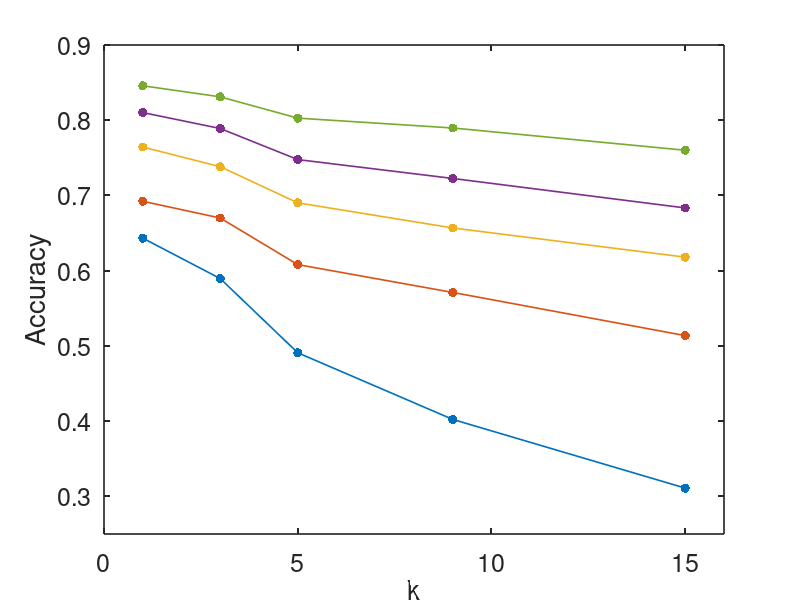

This figure's MATLAB source: (Note: this script raises an error after producing the figure.)
k = [1 3 5 9 15]; % row
limit = [50 100 200 300 500]; % column

accuracy = [0.643300 0.692300 0.764400 0.810200 0.845800;
    0.589500 0.670000 0.738200 0.789000 0.831100;
    0.490900 0.608100 0.690200 0.747700 0.802800;
    0.402300 0.571100 0.656800 0.722600 0.789700;
    0.311000 0.513700 0.618000 0.683400 0.760100];


plot(k,accuracy, '.-', 'linewidth', 1.2, 'MarkerSize',20);

set(gcf, 'color', 'w');
set(gca, 'fontsize', 18, 'linewidth', 1.2, 'xlim', [0, 16], 'ylim', [.25 .9]);
xlabel('k');
ylabel('Accuracy');

figdir = '/Users/clinpsywoo/github/ml-hw/knn/Wani_analysis';
cd(figdir);

try
    pagesetup(gcf);
    saveas(gcf, 'figure.pdf');
catch
    pagesetup(gcf);
    saveas(gcf, 'figure.pdf');
end


%%

sepplot(k,accuracy)


    
conf = [7,9;
    9,4;
    5,3;
    4,9;
    4,9;
    7,9;
    5,3;
    5,3;
    5,3;
    4,9;
    7,9;
    2,1;
    7,9;
    5,3;
    4,9;
    7,9;
    2,1;
    7,9;
    5,3;
    2,1;
    7,9;
    2,1;
    7,9;
    2,1;
    2,1];
% 7 & 9 - 8 times. 
    
    